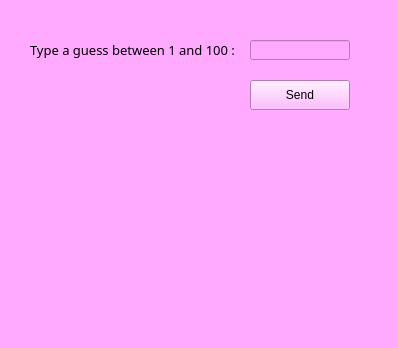
<?xml version="1.0" encoding="UTF-8"?>
<ui version="4.0">
 <class>MainWindow</class>
 <widget class="QMainWindow" name="MainWindow">
  <property name="geometry">
   <rect>
    <x>0</x>
    <y>0</y>
    <width>398</width>
    <height>348</height>
   </rect>
  </property>
  <property name="windowTitle">
   <string>Guess The Number</string>
  </property>
  <property name="styleSheet">
   <string notr="true">background-color: rgb(255, 170, 255);</string>
  </property>
  <widget class="QWidget" name="centralwidget">
   <widget class="QLabel" name="labelNum1">
    <property name="geometry">
     <rect>
      <x>30</x>
      <y>40</y>
      <width>290</width>
      <height>20</height>
     </rect>
    </property>
    <property name="font">
     <font>
      <family>Segoe MDL2 Assets</family>
      <pointsize>10</pointsize>
     </font>
    </property>
    <property name="text">
     <string>Type a guess between 1 and 100 :</string>
    </property>
   </widget>
   <widget class="QLineEdit" name="lineEditGuess">
    <property name="geometry">
     <rect>
      <x>250</x>
      <y>40</y>
      <width>100</width>
      <height>20</height>
     </rect>
    </property>
    <property name="font">
     <font>
      <family>Segoe MDL2 Assets</family>
     </font>
    </property>
   </widget>
   <widget class="QPushButton" name="sendButton">
    <property name="geometry">
     <rect>
      <x>250</x>
      <y>80</y>
      <width>100</width>
      <height>30</height>
     </rect>
    </property>
    <property name="text">
     <string>Send</string>
    </property>
   </widget>
   <widget class="QLabel" name="labelNum2">
    <property name="geometry">
     <rect>
      <x>30</x>
      <y>150</y>
      <width>200</width>
      <height>20</height>
     </rect>
    </property>
    <property name="text">
     <string/>
    </property>
   </widget>
   <widget class="QLabel" name="labelNum3">
    <property name="geometry">
     <rect>
      <x>30</x>
      <y>200</y>
      <width>200</width>
      <height>20</height>
     </rect>
    </property>
    <property name="text">
     <string/>
    </property>
   </widget>
   <widget class="QLabel" name="labelNum3_2">
    <property name="geometry">
     <rect>
      <x>180</x>
      <y>340</y>
      <width>200</width>
      <height>20</height>
     </rect>
    </property>
    <property name="text">
     <string/>
    </property>
   </widget>
  </widget>
  <widget class="QMenuBar" name="menubar">
   <property name="geometry">
    <rect>
     <x>0</x>
     <y>0</y>
     <width>398</width>
     <height>21</height>
    </rect>
   </property>
  </widget>
  <widget class="QStatusBar" name="statusbar"/>
 </widget>
 <resources/>
 <connections/>
</ui>
